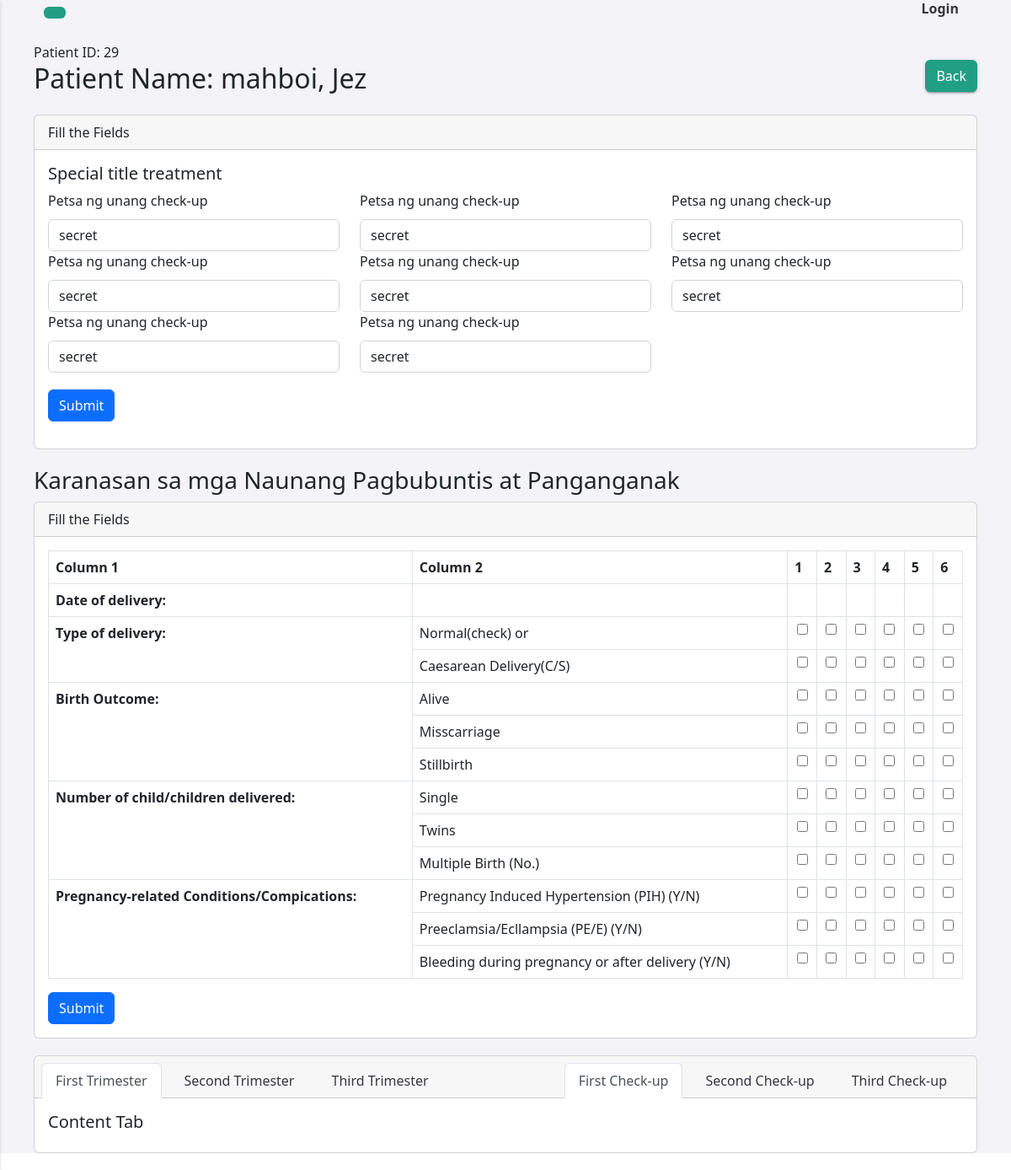
Screenshot of /add_prenatal.php?id=29 (signed in) with the database file from the repository.
### tables this page shows
CREATE TABLE `patients_details` (
  `patients_details_id` int(11) NOT NULL,
  `petsa_unang_checkup` varchar(255) NOT NULL,
  `edad` varchar(255) NOT NULL,
  `timbang` varchar(255) NOT NULL,
  `taas` varchar(255) NOT NULL,
  `kalagayan_kalusugan` varchar(255) NOT NULL,
  `petsa_huling_regla` varchar(255) NOT NULL,
  `kailan_manganganak` varchar(255) NOT NULL,
  `ilang_pagbubuntis` varchar(255) NOT NULL,
  `patients_id` int(11) NOT NULL
);

CREATE TABLE `patients` (
  `id` int(11) NOT NULL,
  `fname` varchar(255) NOT NULL,
  `mname` varchar(255) NOT NULL,
  `lname` varchar(255) NOT NULL,
  `contact` varchar(255) NOT NULL,
  `address` text NOT NULL,
  `fclt_id` int(11) NOT NULL
);

### add_prenatal.php (the view, shortened to what this page needs)
<head>
</head>
<?php
include_once 'header.php';
include 'db_conn.php';
if (isset($_GET['id'])) {
  $patientID = $_GET['id'];
  $sql = "SELECT * FROM patients LEFT JOIN patients_details ON patients.id = patients_details.patients_id WHERE patients.id = ?";
  $stmt = mysqli_stmt_init($conn);
  if (!mysqli_stmt_prepare($stmt, $sql)) {
      die("Statement preparation failed: " . mysqli_error($conn));
  }
  mysqli_stmt_bind_param($stmt, "i", $patientID);
  mysqli_stmt_execute($stmt);
  $result = mysqli_stmt_get_result($stmt);
  if ($row = mysqli_fetch_assoc($result)) {
      echo "Patient ID: " . $row['id'] . "<br>";
  } else {
      echo "Patient not found.";
  }
} else {
  echo "Invalid patient ID.";
}
?>
<div class="firstSec">
    <div class="head">
        <?php
        if ($row) {
            echo '<h2 class="mb-4"> Patient Name: ' . $row['lname'] . ', ' . $row['fname'] . ' ' . $row['mname'] . '</h2> ';
        }
        ?>
        <a href="prenatal.php"><button type="button" class="right-button btn">Back</button></a>
    </div>
    <div class="card">
        <div class="card-header">
            Fill the Fields
        </div>
        <div class="card-body">
            <h5 class="card-title">Special title treatment</h5>
            <form id="patients_details">
                <div class="row">
                    <div class="col-sm-12 col-md-6 col-lg-4">
                        <label for="inputEmail4">Petsa ng unang check-up</label>
                        <input type="text" class="form-control" id="inputEmail4"
                            value="<?php echo ($row) ? $row['petsa_unang_checkup'] : ''; ?>"
                            name="petsa_unang_checkup">
                    </div>
                    <div class="col-sm-12 col-md-6 col-lg-4">
                        <label for="inputEmail4">Petsa ng unang check-up</label>
                        <input type="text" class="form-control" id="inputEmail4"
                            value="<?php echo ($row) ? $row['edad'] : ''; ?>"
                            name="edad">
                    </div>
                    <div class="col-sm-12 col-md-6 col-lg-4">
                        <label for="inputEmail4">Petsa ng unang check-up</label>
                        <input type="text" class="form-control" id="inputEmail4"
                            value="<?php echo ($row) ? $row['timbang'] : ''; ?>"
                            name="timbang">
                    </div>
                    <div class="col-sm-12 col-md-6 col-lg-4">
                        <label for="inputEmail4">Petsa ng unang check-up</label>
                        <input type="text" class="form-control" id="inputEmail4"
                            value="<?php echo ($row) ? $row['taas'] : ''; ?>"
                            name="taas">
                    </div>
                    <div class="col-sm-12 col-md-6 col-lg-4">
                        <label for="inputEmail4">Petsa ng unang check-up</label>
                        <input type="text" class="form-control" id="inputEmail4"
                            value="<?php echo ($row) ? $row['kalagayan_kalusugan'] : ''; ?>"
                            name="kalagayan_kalusugan">
                    </div>
                    <div class="col-sm-12 col-md-6 col-lg-4">
                        <label for="inputEmail4">Petsa ng unang check-up</label>
                        <input type="text" class="form-control" id="inputEmail4"
                            value="<?php echo ($row) ? $row['petsa_huling_regla'] : ''; ?>"
                            name="petsa_huling_regla">
                    </div>
                    <div class="col-sm-12 col-md-6 col-lg-4">
                        <label for="inputEmail4">Petsa ng unang check-up</label>
                        <input type="text" class="form-control" id="inputEmail4"
                            value="<?php echo ($row) ? $row['kailan_manganganak'] : ''; ?>"
                            name="kailan_manganganak">
                    </div>
                    <div class="col-sm-12 col-md-6 col-lg-4">
                        <label for="inputEmail4">Petsa ng unang check-up</label>
                        <input type="text" class="form-control" id="inputEmail4"
                            value="<?php echo ($row) ? $row['ilang_pagbubuntis'] : ''; ?>"
                            name="ilang_pagbubuntis">
                    </div>
    </div>
    <button type="submit" class="btn btn-primary" name="submit" style="margin-top:20px">Submit</button>
    </form>
  </div>
</div>
<div class="secodSec">
<h3>Karanasan sa mga Naunang Pagbubuntis at Panganganak</h3>
<div class="card">
<div class="card-header">Fill the Fields</div>
  <div class="card-body">
  <table class="table table-bordered">
    <thead>
      <tr>
        <th scope="col">Column 1</th>
        <th scope="col">Column 2</th>
        <th scope="col">1</th>
        <th scope="col">2</th>
        <th scope="col">3</th>
        <th scope="col">4</th>
        <th scope="col">5</th>
        <th scope="col">6</th>
      </tr>
    </thead>
    <tbody>
    <tr>
        <th>Date of delivery:</th>
        <td></td>
        <td></td>
        <td></td>
        <td></td>
        <td></td>
        <td></td>
        <td></td>
      </tr>
      <tr>
        <th rowspan="2">Type of delivery:</th>
        <td>Normal(check) or</td>
        <td class="text-center"><input class="custom-textbox" type="checkbox"></td>
        <td class="text-center"><input class="custom-textbox" type="checkbox"></td>
        <td class="text-center"><input class="custom-textbox" type="checkbox"></td>
        <td class="text-center"><input class="custom-textbox" type="checkbox"></td>
        <td class="text-center"><input class="custom-textbox" type="checkbox"></td>
        <td class="text-center"><input class="custom-textbox" type="checkbox"></td>
      </tr>
      <tr>
        <td>Caesarean Delivery(C/S)</td>
        <td class="text-center"><input class="custom-textbox" type="checkbox"></td>
        <td class="text-center"><input class="custom-textbox" type="checkbox"></td>
        <td class="text-center"><input class="custom-textbox" type="checkbox"></td>
        <td class="text-center"><input class="custom-textbox" type="checkbox"></td>
        <td class="text-center"><input class="custom-textbox" type="checkbox"></td>
        <td class="text-center"><input class="custom-textbox" type="checkbox"></td>
      </tr>
      <tr>
        <th rowspan="3">Birth Outcome:</th>
        <td>Alive</td>
        <td class="text-center"><input class="custom-textbox" type="checkbox"></td>
        <td class="text-center"><input class="custom-textbox" type="checkbox"></td>
        <td class="text-center"><input class="custom-textbox" type="checkbox"></td>
        <td class="text-center"><input class="custom-textbox" type="checkbox"></td>
        <td class="text-center"><input class="custom-textbox" type="checkbox"></td>
        <td class="text-center"><input class="custom-textbox" type="checkbox"></td>
      </tr>
      <tr>
        <td>Misscarriage</td>
        <td class="text-center"><input class="custom-textbox" type="checkbox"></td>
        <td class="text-center"><input class="custom-textbox" type="checkbox"></td>
        <td class="text-center"><input class="custom-textbox" type="checkbox"></td>
        <td class="text-center"><input class="custom-textbox" type="checkbox"></td>
        <td class="text-center"><input class="custom-textbox" type="checkbox"></td>
        <td class="text-center"><input class="custom-textbox" type="checkbox"></td>
      </tr>
      <tr>
        <td>Stillbirth</td>
        <td class="text-center"><input class="custom-textbox" type="checkbox"></td>
        <td class="text-center"><input class="custom-textbox" type="checkbox"></td>
        <td class="text-center"><input class="custom-textbox" type="checkbox"></td>
        <td class="text-center"><input class="custom-textbox" type="checkbox"></td>
        <td class="text-center"><input class="custom-textbox" type="checkbox"></td>
        <td class="text-center"><input class="custom-textbox" type="checkbox"></td>
      </tr>
      <tr>
        <th rowspan="3">Number of child/children delivered:</th>
        <td>Single</td>
        <td class="text-center"><input class="custom-textbox" type="checkbox"></td>
        <td class="text-center"><input class="custom-textbox" type="checkbox"></td>
        <td class="text-center"><input class="custom-textbox" type="checkbox"></td>
        <td class="text-center"><input class="custom-textbox" type="checkbox"></td>
        <td class="text-center"><input class="custom-textbox" type="checkbox"></td>
        <td class="text-center"><input class="custom-textbox" type="checkbox"></td>
      </tr>
      <tr>
        <td>Twins</td>
        <td class="text-center"><input class="custom-textbox" type="checkbox"></td>
        <td class="text-center"><input class="custom-textbox" type="checkbox"></td>
        <td class="text-center"><input class="custom-textbox" type="checkbox"></td>
        <td class="text-center"><input class="custom-textbox" type="checkbox"></td>
        <td class="text-center"><input class="custom-textbox" type="checkbox"></td>
        <td class="text-center"><input class="custom-textbox" type="checkbox"></td>
      </tr>
      <tr>
        <td>Multiple Birth (No.)</td>
        <td class="text-center"><input class="custom-textbox" type="checkbox"></td>
        <td class="text-center"><input class="custom-textbox" type="checkbox"></td>
        <td class="text-center"><input class="custom-textbox" type="checkbox"></td>
        <td class="text-center"><input class="custom-textbox" type="checkbox"></td>
        <td class="text-center"><input class="custom-textbox" type="checkbox"></td>
        <td class="text-center"><input class="custom-textbox" type="checkbox"></td>
      </tr>
      <tr>
        <th rowspan="3">Pregnancy-related Conditions/Compications:</th>
        <td>Pregnancy Induced Hypertension (PIH) (Y/N)</td>
        <td class="text-center"><input class="custom-textbox" type="checkbox"></td>
        <td class="text-center"><input class="custom-textbox" type="checkbox"></td>
        <td class="text-center"><input class="custom-textbox" type="checkbox"></td>
        <td class="text-center"><input class="custom-textbox" type="checkbox"></td>
        <td class="text-center"><input class="custom-textbox" type="checkbox"></td>
        <td class="text-center"><input class="custom-textbox" type="checkbox"></td>
      </tr>
      <tr>
        <td>Preeclamsia/Ecllampsia (PE/E) (Y/N)</td>
        <td class="text-center"><input class="custom-textbox" type="checkbox"></td>
        <td class="text-center"><input class="custom-textbox" type="checkbox"></td>
        <td class="text-center"><input class="custom-textbox" type="checkbox"></td>
        <td class="text-center"><input class="custom-textbox" type="checkbox"></td>
        <td class="text-center"><input class="custom-textbox" type="checkbox"></td>
        <td class="text-center"><input class="custom-textbox" type="checkbox"></td>
      </tr>
      <tr>
        <td>Bleeding during pregnancy or after delivery (Y/N)</td>
        <td class="text-center"><input class="custom-textbox" type="checkbox"></td>
        <td class="text-center"><input class="custom-textbox" type="checkbox"></td>
        <td class="text-center"><input class="custom-textbox" type="checkbox"></td>
        <td class="text-center"><input class="custom-textbox" type="checkbox"></td>
        <td class="text-center"><input class="custom-textbox" type="checkbox"></td>
        <td class="text-center"><input class="custom-textbox" type="checkbox"></td>
      </tr>
    </tbody>
  </table>
  <button type="button" class="btn btn-primary">Submit</button>
  </div>
</div>
</div>
</div>
<div class="thirdSec" id="thirdSec">
<div class="card">
    <div class="card-header">
        <div class="d-flex justify-content-between">
            <ul class="nav nav-tabs card-header-tabs button-container-left">
                <li class="nav-item">
                    <a class="nav-link active button" aria-current="true" role="button" data-tab="first_trimester">First Trimester</a>
                </li>
                <li class="nav-item">
                    <a class="nav-link button" aria-current="false" role="button" data-tab="second_trimester">Second Trimester</a>
                </li>
                <li class="nav-item">
                    <a class="nav-link button" aria-current="false" role="button" data-tab="third_trimester">Third Trimester</a>
                </li>
            </ul>
            <ul class="nav nav-tabs card-header-tabs second-nav-tabs button-container-right">
                <li class="nav-item">
                    <a class="nav-link active button" aria-current="true" role="button" data-tab="first_checkup">First Check-up</a>
                </li>
                <li class="nav-item">
                    <a class="nav-link button" aria-current="false" role="button" data-tab="second_checkup">Second Check-up</a>
                </li>
                <li class="nav-item">
                    <a class="nav-link button" aria-current="false" role="button" data-tab="third_checkup">Third Check-up</a>
                </li>
            </ul>
        </div>
    </div>
    <div class="card-body">
        <div class="tab-content">
            <div class="tab-pane active" id="contenttab">
                 <h5 class="card-title">Content Tab</h5>
            </div>
        </div>
    </div>
</div>
    </div>
    <?php
include_once 'footer.php'
?>

### css/style.css (style rules this page uses)
body { margin: 0; font-family: -apple-system, BlinkMacSystemFont, "Segoe UI", Roboto, "Helvetica Neue", Arial, "Noto Sans", sans-serif, "Apple Color Emoji", "Segoe UI Emoji", "Segoe UI Symbol", "Noto Color Emoji"; font-size: 1rem; font-weight: 400; line-height: 1.5; color: #212529; text-align: left; background-color: #fff; }
.head { display: flex; justify-content: space-between; align-items: center; }
.head a { text-decoration: none; }
.head .btn { margin-top: -30px; background-color: #209f85; color: #fff; text-decoration: none; box-shadow: rgba(0, 0, 0, 0.2) 0 3px 1px -2px, rgba(0, 0, 0, 0.14) 0 2px 2px 0, rgba(0, 0, 0, 0.12) 0 1px 5px 0; }
.nav-item a { text-decoration: none; color: #36363D; }
.nav-item { display: flex; align-items: center; margin-right: 20px; }
.nav-item { margin-right: 10px; }
.nav-link { text-decoration: none; color: #333; font-weight: bold; }
.card { margin-bottom: 20px; }
label { margin-bottom: 10px; }

### rows the page displays
patients_details: patients "29", patients.lname "mahboi", patients.fname "Jez", petsa_unang_checkup "secret", edad "secret", timbang "secret", taas "secret", kalagayan_kalusugan "secret", petsa_huling_regla "secret", kailan_manganganak "secret", ilang_pagbubuntis "secret"
